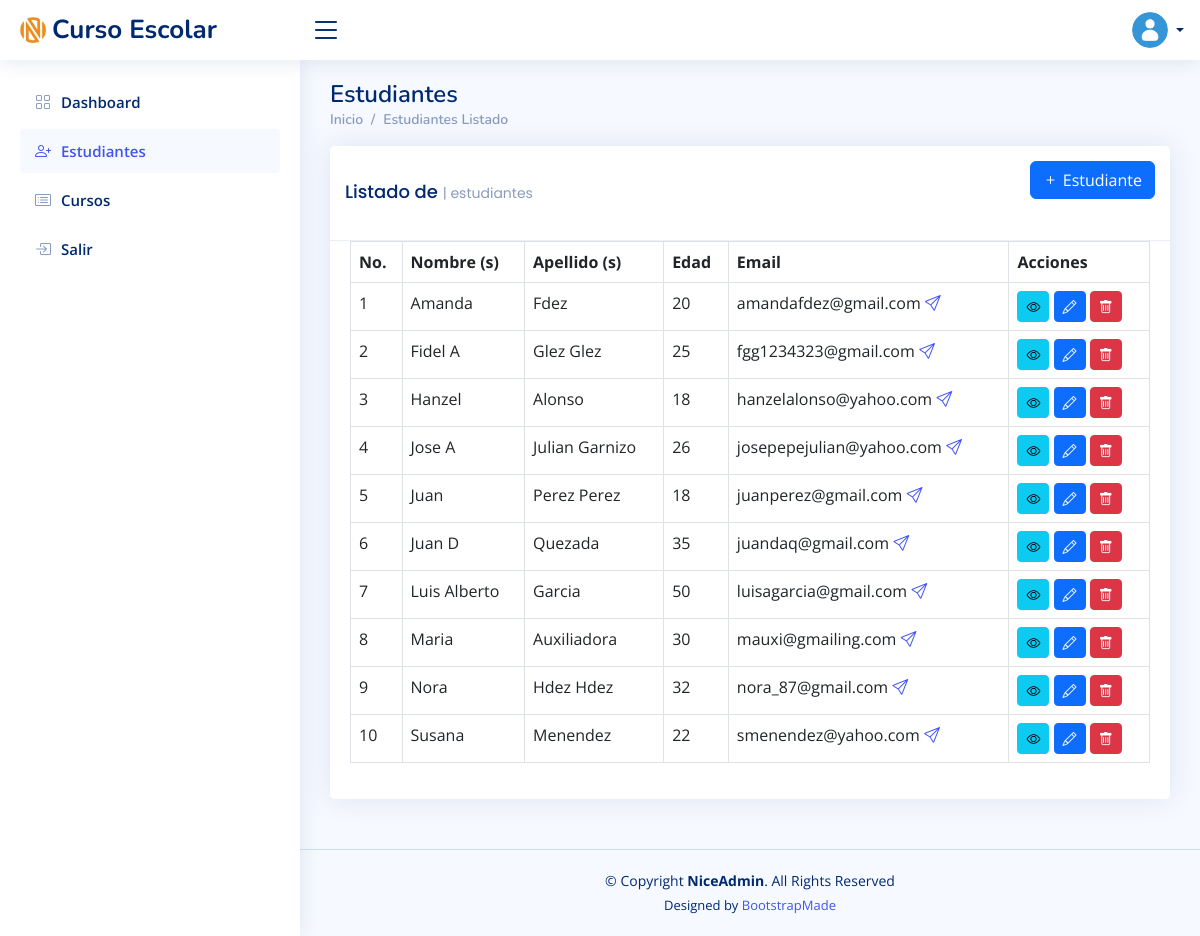
The app's page /students/ (signed in) with its own data.
### courses_students_app/models.py (models this page shows, shortened)
class Student(models.Model):
    name = models.CharField(verbose_name="Nombre", max_length=255, validators=[validate_name])
    lastname = models.CharField(verbose_name="Apellidos", max_length=255, validators=[validate_name])
    age = models.IntegerField(verbose_name="Edad", validators=[validate_age])
    email = models.EmailField(verbose_name="Correo electrónico", max_length=254)
    class Meta:
        verbose_name = 'Estudiante'
        verbose_name_plural = 'Estudiantes'
        ordering = ('name',)

### courses_students_app/views.py (the view)
# urls.py: path("students/", login_required(views.students_list), name="student_list"),
def students_list(request):
    students = Student.objects.all()
    return render(request, "courses_students_app/student/student_list.html", {"students": students})

### templates/courses_students_app/student/student_list.html (shortened to what this page needs)
{% extends 'index.html' %}
{% load static %}
{% block title %} Estudiantes {% endblock %}
{% block breadcrumb %}
    {{block.super}}
    <li class="breadcrumb-item"><a href="{% url 'student_list' %}">Estudiantes Listado</a></li>
{% endblock %}
{% block content %}
<div class="col-12">
    <div class="card recent-sales overflow-auto">
        <div class="card-header">
            <a href="{% url 'student_create' %}" class="btn btn-primary" style="float: right">
                <span class="bi bi-plus"> Estudiante</span>
            </a>
            <h3 class="card-title">Listado de <span>| estudiantes</span></h3>
        </div>
        <div class="card-body table-responsive">
            <table class="table table-bordered table-hover datatable">
                <thead>
                <tr>
                    <th>
                        No.
                    </th>
                    <th>
                        Nombre (s)
                    </th>
                    <th>
                        Apellido (s)
                    </th>
                    <th>
                        Edad
                    </th>
                    <th>
                        Email
                    </th>
                    <th>
                        Acciones
                    </th>
                </tr>
                </thead>
                <tbody>
                {% for u in students %}
                <tr>
                    <td>
                        {{ forloop.counter }}
                    </td>
                    <td>
                        {{ u.name }}
                    </td>
                    <td>
                        {{ u.lastname }}
                    </td>
                    <td>
                        {{ u.age }}
                    </td>
                    <td>
                        {{ u.email }} <a href="mailto:{{u.email}}"><i class="bi bi-send"></i></a>
                    </td>
                    <td>
                        <span class="input-group-sm">
                            <a href="{% url 'student_detail' u.pk %}"
                               class="btn btn-sm btn-info">
                                <i class="bi bi-eye"></i>
                            </a>
                            <a href="{% url 'student_update' u.pk %}"
                               class="btn btn-sm btn-primary">
                                <i class="bi bi-pencil"></i>
                            </a>
                            <a href="{% url 'student_delete' u.pk %}"
                               class="btn btn-sm btn-danger">
                                <i class="bi bi-trash"></i>
                            </a>
                        </span>
                    </td>
                </tr>
                {% endfor %}
                </tbody>
            </table>
        </div>
    </div>
</div>
{% endblock %}

### static/assets/css/style.css (style rules this page uses)
:root { scroll-behavior: smooth; }
body { font-family: "Open Sans", sans-serif; background: #f6f9ff; color: #444444; }
a { color: #4154f1; text-decoration: none; }
h1, h2, h3, h4, h5, h6 { font-family: "Nunito", sans-serif; }
.card { margin-bottom: 30px; border: none; border-radius: 5px; box-shadow: 0px 0 30px rgba(1, 41, 112, 0.1); }
.card-header, .card-footer { border-color: #ebeef4; background-color: #fff; color: #798eb3; padding: 15px; }
.card-title { padding: 20px 0 15px 0; font-size: 18px; font-weight: 500; color: #012970; font-family: "Poppins", sans-serif; }
.card-title span { color: #899bbd; font-size: 14px; font-weight: 400; }
.card-body { padding: 0 20px 20px 20px; }
.breadcrumb a { color: #899bbd; transition: 0.3s; }
.breadcrumb .breadcrumb-item::before { color: #899bbd; }

### records on screen
Student: name "Amanda", lastname "Fdez", age "20", email "amandafdez@gmail.com"
Student: name "Fidel A", lastname "Glez Glez", age "25", email "fgg1234323@gmail.com"
Student: name "Hanzel", lastname "Alonso", age "18", email "hanzelalonso@yahoo.com"
Student: name "Jose A", lastname "Julian Garnizo", age "26", email "josepepejulian@yahoo.com"
Student: name "Juan", lastname "Perez Perez", age "18", email "juanperez@gmail.com"
Student: name "Juan D", lastname "Quezada", age "35", email "juandaq@gmail.com"
Student: name "Luis Alberto", lastname "Garcia", age "50", email "luisagarcia@gmail.com"
Student: name "Maria", lastname "Auxiliadora", age "30", email "mauxi@gmailing.com"
Student: name "Nora", lastname "Hdez Hdez", age "32", email "nora_87@gmail.com"
Student: name "Susana", lastname "Menendez", age "22", email "smenendez@yahoo.com"
